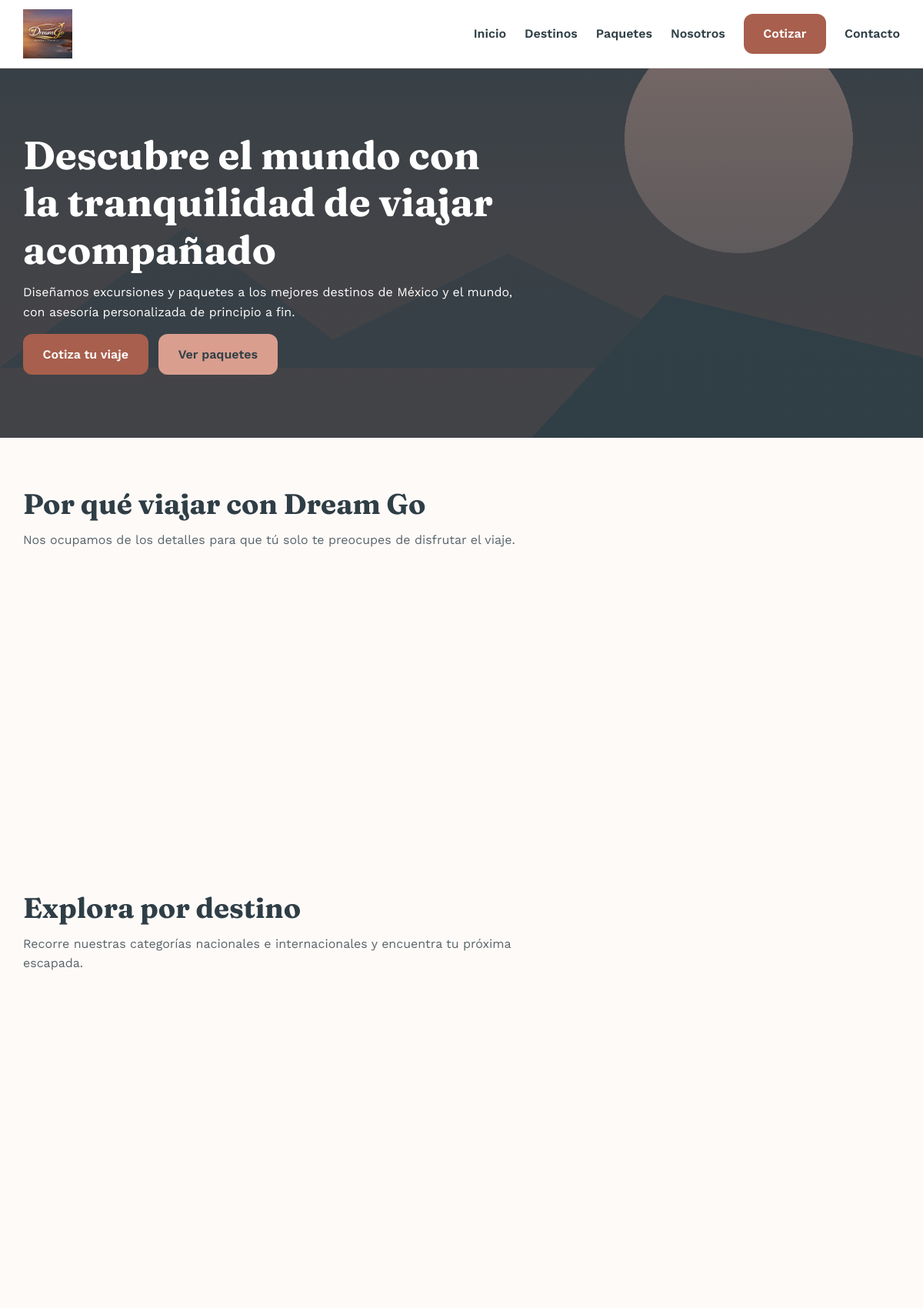
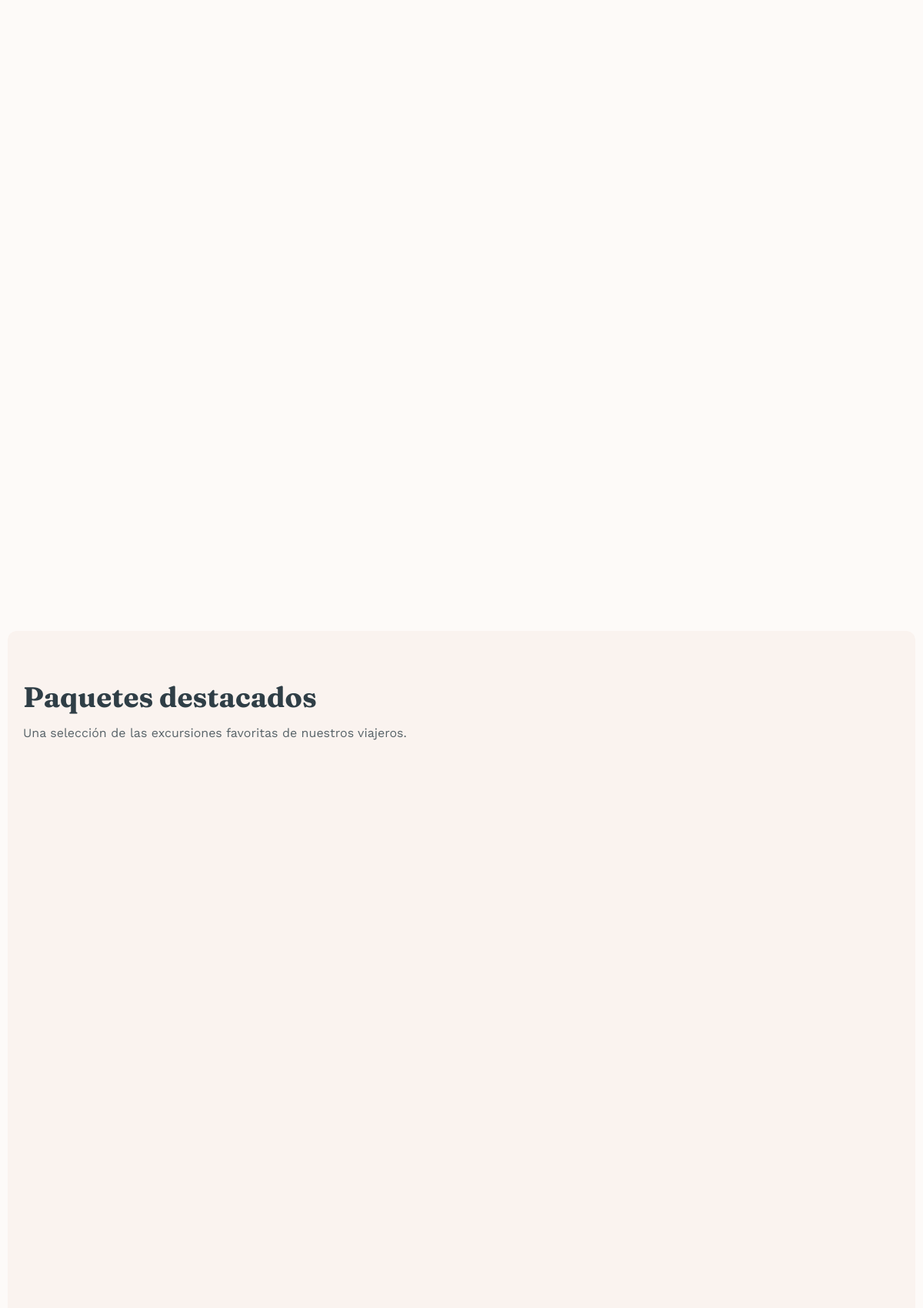
The page / (upper part) on the database its author committed (2 pictures, top to bottom).
### tables this page shows
CREATE TABLE IF NOT EXISTS bloques_pagina (
  id INT UNSIGNED AUTO_INCREMENT PRIMARY KEY,
  pagina VARCHAR(50) NOT NULL,
  clave VARCHAR(50) NOT NULL,
  orden SMALLINT UNSIGNED NOT NULL DEFAULT 0,
  visible TINYINT(1) NOT NULL DEFAULT 1,
  titulo VARCHAR(255) NULL,
  subtitulo VARCHAR(500) NULL,
  contenido LONGTEXT NULL,
  color_fondo VARCHAR(20) NULL,
  actualizado_en DATETIME NOT NULL DEFAULT CURRENT_TIMESTAMP ON UPDATE CURRENT_TIMESTAMP,
  UNIQUE KEY uniq_pagina_clave (pagina, clave)
);

### core/Database.php (called while the page is built, shortened)
<?php
final class Database
{
    private static ?PDO $instance = null;
    public static function connection(): PDO
    {
        if (self::$instance === null) {
            $config = require BASE_PATH . '/config/database.php';
            $dsn = sprintf(
                'mysql:host=%s;port=%s;dbname=%s;charset=utf8mb4',
                $config['host'],
                $config['port'],
                $config['database']
            );
            try {
                self::$instance = new PDO($dsn, $config['username'], $config['password'], [
                    PDO::ATTR_ERRMODE => PDO::ERRMODE_EXCEPTION,
                    PDO::ATTR_DEFAULT_FETCH_MODE => PDO::FETCH_ASSOC,
                    PDO::ATTR_EMULATE_PREPARES => false,
                ]);
            } catch (PDOException $e) {
                error_log('[DB] Error de conexion: ' . $e->getMessage());
                throw $e;
            }
        }
        return self::$instance;
    }
}

### core/Model.php (called while the page is built, shortened)
<?php
abstract class Model
{
    protected static string $table;
    protected static function db(): PDO
    {
        return Database::connection();
    }
    public static function where(array $conditions, string $orderBy = '', ?int $limit = null): array
    {
        [$clause, $params] = self::buildWhere($conditions);
        $sql = 'SELECT * FROM ' . static::$table;
        if ($clause !== '') {
            $sql .= ' WHERE ' . $clause;
        }
        if ($orderBy !== '') {
            $sql .= ' ORDER BY ' . $orderBy;
        }
        $stmt = static::db()->prepare($sql);
        $stmt->execute($params);
        return $stmt->fetchAll();
    }
    private static function buildWhere(array $conditions): array
    {
        $parts = [];
        $params = [];
        foreach ($conditions as $column => $value) {
            $paramKey = 'w_' . $column;
            $parts[] = "{$column} = :{$paramKey}";
            $params[$paramKey] = $value;
        }
        return [implode(' AND ', $parts), $params];
    }
}

### app/Models/BloquePagina.php (called while the page is built, shortened)
<?php
class BloquePagina extends Model
{
    public static function porPagina(string $pagina): array
    {
        return self::where(['pagina' => $pagina], 'orden ASC');
    }
    public static function contenido(array $bloque): array
    {
        if (empty($bloque['contenido'])) {
            return [];
        }
        return json_decode((string) $bloque['contenido'], true) ?? [];
    }
}

### app/Controllers/Public/HomeController.php (called while the page is built, shortened)
<?php
class HomeController extends Controller
{
    public function index(): void
    {
        $destacados = Paquete::destacados(3);
        $categorias = Categoria::activas();
        $this->view('public/home/index', [
            'bloques' => BloquePagina::porPagina('home'),
            'destacados' => $destacados,
            'resumenes' => Resena::resumenPorPaquetes(array_column($destacados, 'id')),
            'galerias' => ImagenPaquete::paraPadres(array_column($destacados, 'id')),
            'categorias' => $categorias,
            'imagenesDestinos' => ImagenDestino::paraPadres(array_column($categorias, 'id')),
        ], [
            'title' => ConfiguracionSitio::get('meta_title_default', 'Dream Go Operadora Turística'),
            'description' => ConfiguracionSitio::get('meta_description_default', 'Excursiones y paquetes de viaje.'),
        ]);
    }
}

### public/index.php (called while the page is built, shortened)
<?php
$router = new Router();
$request = new Request();
try {
    $router->dispatch($request);
} catch (NotFoundException $e) {
    http_response_code(404);
    (new App\Controllers\Public\ErrorController($request))->notFound();
} catch (ForbiddenException $e) {
    http_response_code(403);
    (new App\Controllers\Public\ErrorController($request))->forbidden($e->getMessage());
} catch (\Throwable $e) {
    error_log('[APP] ' . $e->getMessage() . ' en ' . $e->getFile() . ':' . $e->getLine());
    http_response_code(500);
    (new App\Controllers\Public\ErrorController($request))->serverError();
}

### core/Controller.php (called while the page is built, shortened)
<?php
abstract class Controller
{
    protected function view(string $view, array $data = [], array $meta = [], string $layout = 'public'): void
    {
        $viewFile = BASE_PATH . '/app/Views/' . str_replace('.', '/', $view) . '.php';
        extract($data, EXTR_SKIP);
        require $viewFile;
    }
}

### core/Request.php (called while the page is built, shortened)
<?php
final class Request
{
    private array $server;
    public function __construct()
    {
        $this->server = $_SERVER;
    }
    public function uri(): string
    {
        $uri = $this->server['REQUEST_URI'] ?? '/';
        $path = parse_url($uri, PHP_URL_PATH) ?? '/';
        return $path === '' ? '/' : $path;
    }
}

### app/Views/public/home/index.php (the view, shortened to what this page needs)
<?php foreach ($bloques as $bloque): ?>
  <?php $contenido = BloquePagina::contenido($bloque); ?>
  <?php if ($bloque['clave'] === 'hero'): ?>
    <?php $heroImagenes = array_values(array_filter($contenido['imagenes'] ?? [], 'is_string')); ?>
    <section class="hero hero--inicio<?= $heroImagenes ? ' hero--con-slides' : '' ?>"<?= count($heroImagenes) > 1 ? ' data-hero-carrusel' : '' ?>>
      <div class="contenedor">
        <div class="hero__contenido animar-entrada">
          <h1><?= htmlspecialchars($bloque['titulo'] ?? '', ENT_QUOTES, 'UTF-8') ?></h1>
          <p><?= htmlspecialchars($bloque['subtitulo'] ?? '', ENT_QUOTES, 'UTF-8') ?></p>
          <div class="hero__acciones">
            <?php if (!empty($contenido['cta_primario_texto'])): ?>
              <a href="<?= htmlspecialchars($contenido['cta_primario_link'] ?? '/cotizador', ENT_QUOTES, 'UTF-8') ?>" class="btn btn-primario"><?= htmlspecialchars($contenido['cta_primario_texto'], ENT_QUOTES, 'UTF-8') ?></a>
            <?php endif; ?>
            <?php if (!empty($contenido['cta_secundario_texto'])): ?>
              <a href="<?= htmlspecialchars($contenido['cta_secundario_link'] ?? '/paquetes', ENT_QUOTES, 'UTF-8') ?>" class="btn btn-secundario"><?= htmlspecialchars($contenido['cta_secundario_texto'], ENT_QUOTES, 'UTF-8') ?></a>
            <?php endif; ?>
          </div>
        </div>
      </div>
    </section>
  <?php elseif ($bloque['clave'] === 'ventajas'): ?>
    <section class="seccion contenedor<?= $bloque['color_fondo'] ? ' seccion--panel' : '' ?>" data-bloque="<?= htmlspecialchars($bloque['clave'], ENT_QUOTES, 'UTF-8') ?>">
      <div class="seccion__encabezado">
        <h2><?= htmlspecialchars($bloque['titulo'] ?? '', ENT_QUOTES, 'UTF-8') ?></h2>
        <?php if (!empty($bloque['subtitulo'])): ?><p><?= htmlspecialchars($bloque['subtitulo'], ENT_QUOTES, 'UTF-8') ?></p><?php endif; ?>
      </div>
      <div class="grid-tarjetas grid-tarjetas--4">
      </div>
    </section>
  <?php elseif ($bloque['clave'] === 'destinos' && !empty($categorias)): ?>
    <section class="seccion contenedor<?= $bloque['color_fondo'] ? ' seccion--panel' : '' ?>" data-bloque="<?= htmlspecialchars($bloque['clave'], ENT_QUOTES, 'UTF-8') ?>">
      <div class="seccion__encabezado">
        <h2><?= htmlspecialchars($bloque['titulo'] ?? '', ENT_QUOTES, 'UTF-8') ?></h2>
        <?php if (!empty($bloque['subtitulo'])): ?><p><?= htmlspecialchars($bloque['subtitulo'], ENT_QUOTES, 'UTF-8') ?></p><?php endif; ?>
      </div>
      <div class="grid-tarjetas">
      </div>
    </section>
  <?php elseif ($bloque['clave'] === 'paquetes_destacados' && !empty($destacados)): ?>
    <section class="seccion contenedor seccion--panel" data-bloque="paquetes_destacados">
      <div class="seccion__encabezado">
        <h2><?= htmlspecialchars($bloque['titulo'] ?? '', ENT_QUOTES, 'UTF-8') ?></h2>
        <?php if (!empty($bloque['subtitulo'])): ?><p><?= htmlspecialchars($bloque['subtitulo'], ENT_QUOTES, 'UTF-8') ?></p><?php endif; ?>
      </div>
      <div class="grid-tarjetas">
      </div>
    </section>
  <?php endif; ?>
<?php endforeach; ?>

### core/Router.php (shortened to what this page needs)
<?php
final class Router
{
    private array $routes = [];
    private function add(string $method, string $pattern, array $handler, array $options): void
    {
        $tramos = preg_split('#(\{[a-zA-Z_]+\})#', $pattern, -1, PREG_SPLIT_DELIM_CAPTURE);
        $regex = '';
        foreach ($tramos as $i => $tramo) {
            $regex .= $i % 2 === 1 ? '([^/]+)' : preg_quote($tramo, '#');
        }
        $this->routes[] = [
            'method' => $method,
            'pattern' => $pattern,
            'regex' => '#^' . $regex . '$#',
            'handler' => $handler,
            'options' => $options,
        ];
    }
    public function dispatch(Request $request): void
    {
        $method = $request->method();
        $uri = $request->uri();
        foreach ($this->routes as $route) {
            if (preg_match($route['regex'], $uri, $matches)) {
                array_shift($matches);
                $this->callHandler($route['handler'], $matches, $request);
                return;
            }
        }
        throw new NotFoundException("Ruta no encontrada: {$method} {$uri}");
    }
    private function callHandler(array $handler, array $params, Request $request): void
    {
        [$controllerClass, $method] = $handler;
        $controller = new $controllerClass($request);
        $controller->$method(...$params);
    }
}

### public/assets/css/site.css (style rules this page uses)
:root { --color-primario: #d99e8e; --color-primario-oscuro: #a85f4d; --color-texto-oscuro: #2f3e46; --color-fondo: #fdfaf8; --color-fondo-alterno: #faf3ef; --color-borde: #e8d9d3; --color-blanco: #ffffff; --color-exito: #4f7a5c; --color-error: #b3453a; --fuente-titulos: 'Fraunces', Georgia, 'Times New Roman', serif; --fuente-texto: 'Work Sans', -apple-system, BlinkMacSystemFont, 'Segoe UI', sans-serif; --radio: 12px; --sombra: 0 8px 24px rgba(47, 62, 70, 0.08); --transicion: 0.25s ease; --contenedor-max: 1180px; --espacio-seccion: 4rem; }
*, *::before, *::after { box-sizing: border-box; }
html { -webkit-text-size-adjust: 100%; scroll-behavior: smooth; }
body { margin: 0; font-family: var(--fuente-texto); color: var(--color-texto-oscuro); background: var(--color-fondo); line-height: 1.6; -webkit-font-smoothing: antialiased; }
h1, h2, h3, h4 { font-family: var(--fuente-titulos); line-height: 1.2; margin: 0 0 0.75rem; color: var(--color-texto-oscuro); }
h1 { font-size: clamp(1.9rem, 5vw, 3.2rem); }
h2 { font-size: clamp(1.5rem, 4vw, 2.3rem); }
p { margin: 0 0 1rem; }
a { color: var(--color-primario-oscuro); text-decoration: none; }
.contenedor { width: 100%; max-width: var(--contenedor-max); margin-inline: auto; padding-inline: 1.25rem; }
.seccion { padding-block: var(--espacio-seccion); }
.btn { display: inline-flex; align-items: center; justify-content: center; gap: 0.5rem; border: none; border-radius: var(--radio); padding: 0.85rem 1.6rem; font-family: var(--fuente-texto); font-weight: 600; font-size: 1rem; cursor: pointer; transition: transform var(--transicion), box-shadow var(--transicion), background var(--transicion); }
.btn-primario { background: var(--color-primario-oscuro); color: var(--color-blanco); }
.btn-secundario { background: var(--color-primario); color: var(--color-texto-oscuro); }
.hero { position: relative; min-height: 60vh; display: flex; align-items: center; color: var(--color-blanco); background: linear-gradient(180deg, rgba(47, 62, 70, 0.55), rgba(47, 62, 70, 0.75)), var(--color-texto-oscuro); background-size: cover; background-position: center; }
.hero__contenido { max-width: 640px; }
.hero h1, .hero p { color: var(--color-blanco); }
.hero--inicio { background-image: linear-gradient(180deg, rgba(47, 62, 70, 0.55), rgba(47, 62, 70, 0.82)), url('../img/placeholders/hero-inicio.png'); }
.hero__acciones { display: flex; flex-wrap: wrap; gap: 0.85rem; }
.seccion__encabezado { max-width: 640px; margin-bottom: 2rem; }
.seccion__encabezado p { opacity: 0.8; margin: 0; }
.animar-entrada { opacity: 0; transform: translateY(16px); transition: opacity 0.6s ease, transform 0.6s ease; }
.animar-entrada.visible { opacity: 1; transform: translateY(0); }
.grid-tarjetas { display: grid; gap: 1.5rem; grid-template-columns: 1fr; }
@media (min-width: 768px) { .grid-tarjetas { grid-template-columns: repeat(2, 1fr); } }
@media (min-width: 1024px) { .grid-tarjetas { grid-template-columns: repeat(3, 1fr); } }
@media (min-width: 1024px) { .grid-tarjetas--4 { grid-template-columns: repeat(4, 1fr); } }
.seccion--panel { border-radius: var(--radio); background: var(--color-fondo-alterno); }

### rows shown on the page
bloques_pagina: titulo "Descubre el mundo con la tranquilidad de viajar acompañado", subtitulo "Diseñamos excursiones y paquetes a los mejores destinos de México y el mundo, con asesoría personalizada de principio a fin.", contenido "Cotiza tu viaje", contenido "Ver paquetes"
bloques_pagina: titulo "Por qué viajar con Dream Go", subtitulo "Nos ocupamos de los detalles para que tú solo te preocupes de disfrutar el viaje."
bloques_pagina: titulo "Explora por destino", subtitulo "Recorre nuestras categorías nacionales e internacionales y encuentra tu próxima escapada."
bloques_pagina: titulo "Paquetes destacados", subtitulo "Una selección de las excursiones favoritas de nuestros viajeros."
